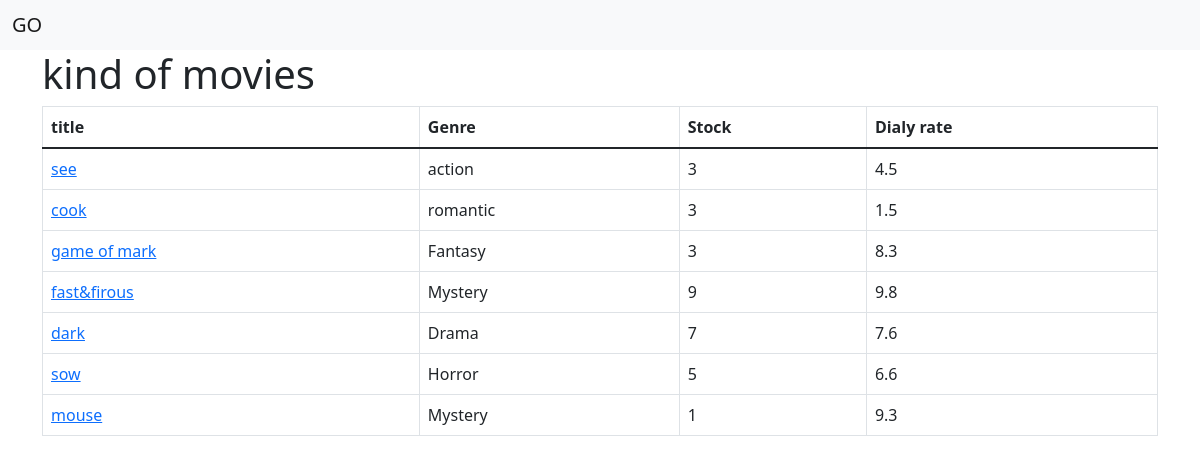
The page /movies/ on the database as committed earlier.
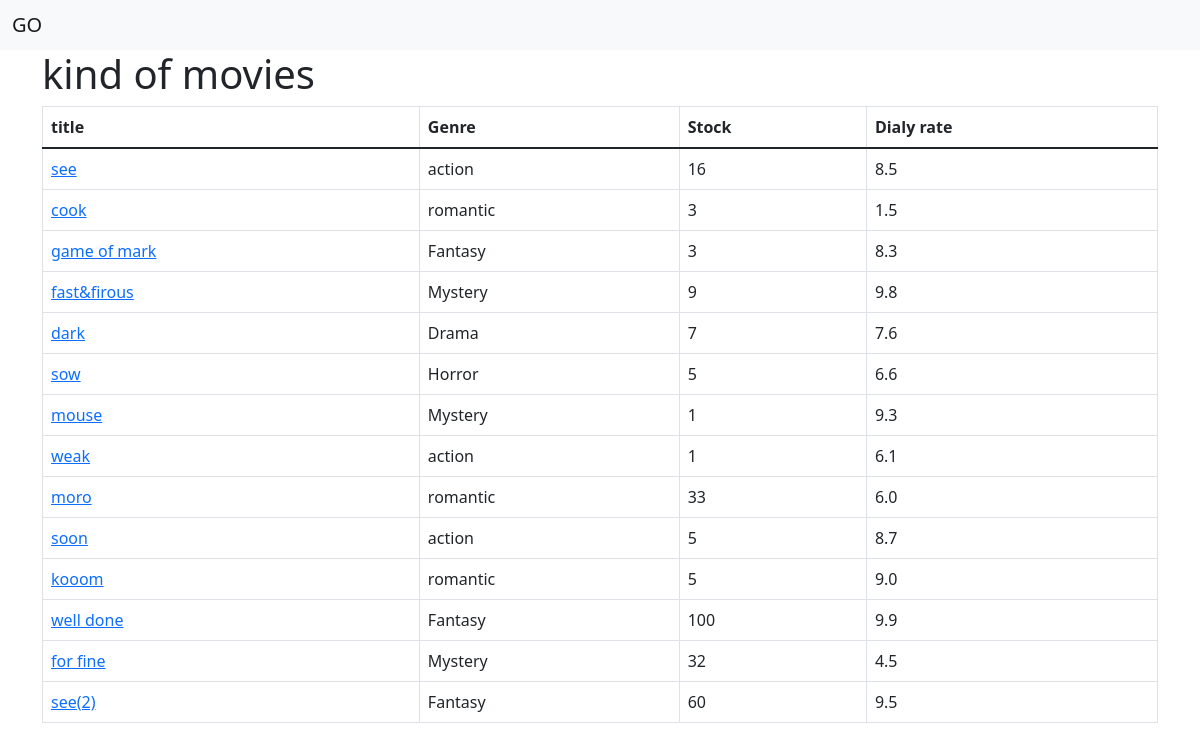
The same page on the database as committed later.
### movie/models.py (models this page shows, shortened)
class Movie(models.Model):
    title = models.CharField(max_length=255)
    release_year = models.IntegerField()
    number_in_stock = models.IntegerField()
    daliy_rate = models.FloatField()
    genre = models.ForeignKey(Genre, on_delete=models.CASCADE)
    date_created = models.DateTimeField(default=timezone.now)

class Genre(models.Model):
    name = models.CharField(max_length=255)
    def __str__(self):
        return self.name

### movie/views.py (the view)
# urls.py: path("", views.index, name="index"),
def index(request):
    movies = Movie.objects.all()
    return render(request, "movie/index.html", {"movies": movies})

### movie/templates/movie/index.html
{% extends 'base.html' %} {% block contant %}
<h1>kind of movies</h1>
<table class="table table-bordered table-hover">
  <thead>
    <tr>
      <th>title</th>
      <th>Genre</th>
      <th>Stock</th>
      <th>Dialy rate</th>
    </tr>
  </thead>
  <tbody>
    {% for movie in movies %}
    <tr>
      <td>
        <a href="{% url 'movies:details' movie.id %}">{{movie.title}}</a>
      </td>
      <td>{{movie.genre}}</td>
      <td>{{movie.number_in_stock}}</td>
      <td>{{movie.daliy_rate}}</td>
    </tr>
    {% endfor %}
  </tbody>
</table>
{% endblock contant %}

### templates/base.html (shortened to what this page needs)
<!DOCTYPE html>
<html lang="en">
  <head>
    <link
      href="https://cdn.jsdelivr.net/npm/bootstrap@5.1.3/dist/css/bootstrap.min.css"
      rel="stylesheet"
    />
  </head>
  <body>
    <nav class="navbar navbar-light bg-light">
      <div class="container-fluid">
        <span class="navbar-brand mb-0 h1">GO</span>
      </div>
    </nav>
    <main class="container">{% block contant %} {% endblock %}</main>
  </body>
</html>

Rows that differ between the two databases and show on the page:
changed Movie "see": number_in_stock "3" → "16"; daliy_rate "4.5" → "8.5"
added Movie: title "weak", genre "action", number_in_stock "1", daliy_rate "6.1"
added Movie: title "moro", genre "romantic", number_in_stock "33", daliy_rate "6.0"
added Movie: title "soon", genre "action", number_in_stock "5", daliy_rate "8.7"
added Movie: title "kooom", genre "romantic", number_in_stock "5", daliy_rate "9.0"
added Movie: title "well done", genre "Fantasy", number_in_stock "100", daliy_rate "9.9"
added Movie: title "for fine", genre "Mystery", number_in_stock "32", daliy_rate "4.5"
added Movie: title "see(2)", genre "Fantasy", number_in_stock "60", daliy_rate "9.5"
